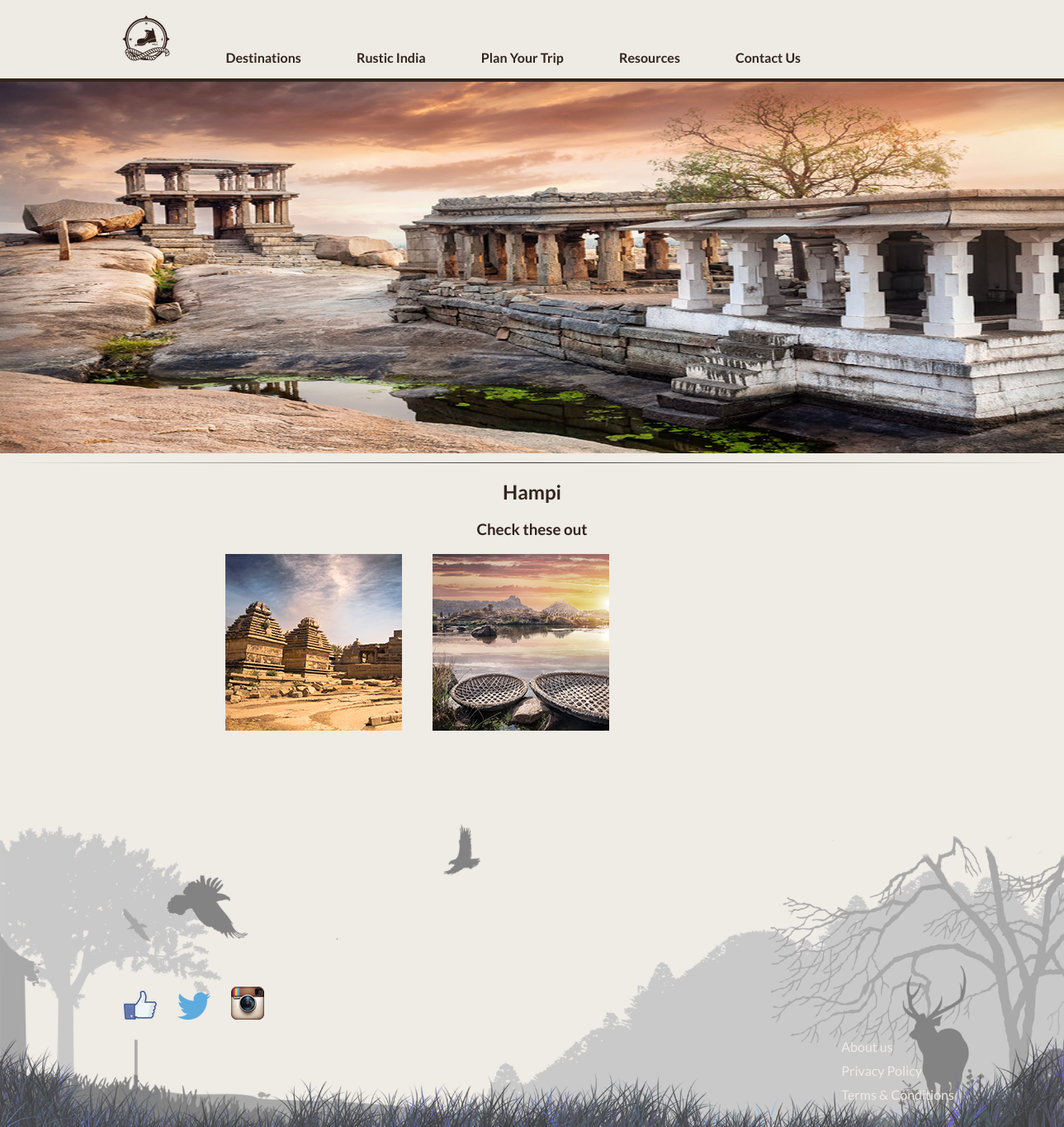
/destination.php?id=Hampi, run on the app's committed database.
### tables this page shows
CREATE TABLE `destinations` (
  `id` int(11) NOT NULL AUTO_INCREMENT,
  `title` varchar(255) DEFAULT NULL,
  `codeName` varchar(255) DEFAULT NULL,
  `cover` varchar(255) NOT NULL,
  PRIMARY KEY (`id`)
);

CREATE TABLE `routes` (
  `id` int(11) NOT NULL AUTO_INCREMENT,
  `title` varchar(255) DEFAULT NULL,
  `belongsTo` int(11) DEFAULT NULL,
  `type` enum('fixed','unique','other') DEFAULT NULL,
  `image` varchar(255) DEFAULT NULL,
  `fixedDate` varchar(100) NOT NULL,
  PRIMARY KEY (`id`),
  KEY `belongsTo` (`belongsTo`),
  CONSTRAINT `routes_ibfk_1` FOREIGN KEY (`belongsTo`) REFERENCES `destinations` (`id`)
);

### classes/getNameFromCodeName.php (called while the page is built, shortened)
<?php
	class getNameFromCodeName
	{
		private $DB_NAME;
		public function __construct($DB_HOST,$DB_USER,$DB_PASS,$DB_NAME)
		{
			$this->DB_NAME=$DB_NAME;
		}
		public function getName($codeName){
			$DB_NAME=$this->DB_NAME;
			$SQL="SELECT * FROM destinations WHERE codeName='$codeName'";
			$query=mysql_query($SQL) or die(mysql_error());
			$data=mysql_fetch_object($query) or die(mysql_error());
			return $data->title;
		}
	}
?>

### destination.php (the view, shortened to what this page needs)
<!DOCTYPE html>
<html lang="en">
<head>
	<link rel="stylesheet" type="text/css" href="../css/grid_component.css" />
</head>
<body>
	<?php require 'partials/navbar.php' ?>
	<?php
		$route=$_GET['id'];
		require_once("config.php");
		$route=mysql_real_escape_string($route);
		$sql="SELECT cover FROM destinations WHERE codeName='$route'";
		$query=mysql_query($sql);
		$data=mysql_fetch_object($query);
	?>
	<img src="<?php echo $data->cover; ?>" style="width:100%;" height="450" alt="cover">
	<hr>
		<center>
		<?php
			require_once("classes/getNameFromCodeName.php");
			require_once("config.php");
			$name=new getNameFromCodeName($DB_HOST,$DB_USER,$DB_PASS,$DB_NAME);
			$fullName=$name->getName($_GET['id']);
		?>
	<h2><?php echo $fullName; ?></h2>
		</center>
	<?php require_once('partials/image_grid.php'); ?>
	<?php require_once('partials/footer.php'); ?>
</body>
</html>

### partials/image_grid.php (shortened to what this page needs)
<link rel="stylesheet" type="text/css" href="../css/grid_component.css" />
<div style="width:60%; margin:0 auto;" >
	 <?php
	 	$codeName=$_GET['id'];
	 	$codeName=mysql_real_escape_string($codeName);
	 	$sql="SELECT routes.id,routes.title AS route, routes.type,routes.image FROM routes,destinations WHERE belongsTo=destinations.id AND codeName='$codeName' AND routes.type='other';";
	 	$query=mysql_query($sql) or die(mysql_error());
	 	if(mysql_num_rows($query)){
	 		?>
				<h3>Check these out</h3>
				<ul class="grid">
	 		<?php
	 	}
	 	while($data=mysql_fetch_object($query)){
	 		?>
			<li><a href="route.php?id=<?php echo $data->id; ?>"><img src="<?php echo $data->image; ?>" style='width:100%' border="0" alt=""><div><h3><?php echo $data->route; ?></h3></div></a></li>
	 		<?php
	 	}
	 ?>
</ul>
</div>

### css/grid_component.css (style rules this page uses)
body, html { font-size: 100%; padding: 0; margin: 0; }
html { min-width: 1279px; }
*, *:after, *:before { -webkit-box-sizing: border-box; -moz-box-sizing: border-box; box-sizing: border-box; }
body { font-family: 'Lato', Calibri, Arial, sans-serif; }
a { text-decoration: none; }
.grid { margin-top:10px; padding: 0px; margin: 0 auto; list-style: none; overflow: hidden; }
.grid li { position: relative; margin-left: auto; margin-right:22px; margin-bottom: 10px; float: left; margin-left: 15px; width: auto; }
.grid li a, .grid li a img { float: center; display: block; cursor: pointer; }
.grid li a img { max-width: auto; height: auto; }

### css/default.css (style rules this page uses)
body { min-width: 1170px; }
body, html { font-size: 100%; padding: 0; margin: 0; background-color: #efebe5; }
*, *:after, *:before { -webkit-box-sizing: border-box; -moz-box-sizing: border-box; box-sizing: border-box; }
body, header { font-family: 'Lato', Calibri, Arial, sans-serif; color: #32231d; }
a { color: #efebe5; text-decoration: none; }

### css/component.css (style rules this page uses)
hr { border: 0; height: 1px; background-image: -webkit-linear-gradient(left, rgba(0,0,0,0), rgba(0,0,0,0.75), rgba(0,0,0,0)); background-image: -moz-linear-gradient(left, rgba(0,0,0,0), rgba(0,0,0,0.75), rgba(0,0,0,0)); background-image: -ms-linear-gradient(left, rgba(0,0,0,0), rgba(0,0,0,0.75), rgba(0,0,0,0)); background-image: -o-linear-gradient(left, rgba(0,0,0,0), rgba(0,0,0,0.75), rgba(0,0,0,0)); }

### partials/image_grid.php (style rules this page uses)
h3 { text-align: center; }

### data on the page
destinations: cover (picture), title "Hampi"
routes: image (picture)
routes: image (picture)
